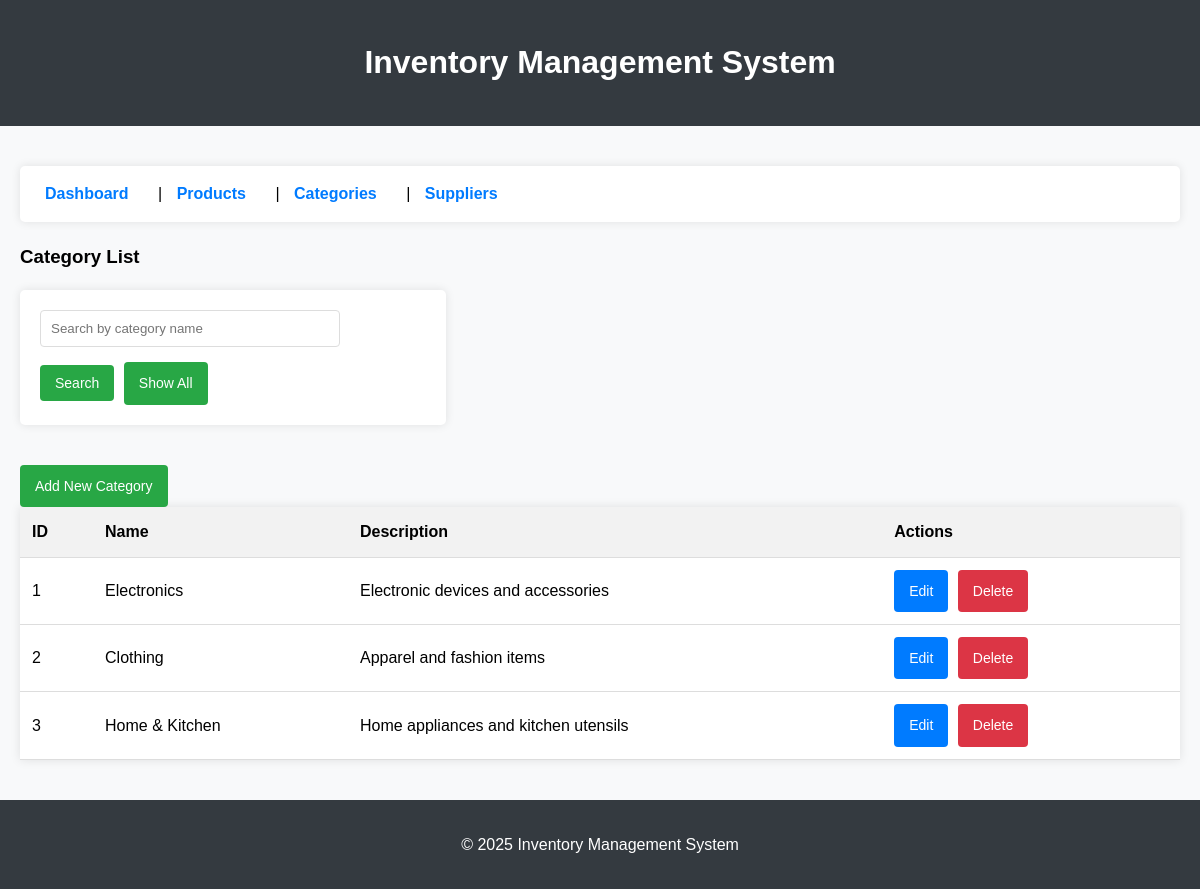
The page /?page=categories on the database its author committed.
### tables this page shows
CREATE TABLE categories (
    id INT AUTO_INCREMENT PRIMARY KEY,
    name VARCHAR(100) NOT NULL,
    description TEXT
);

### config/db.php (called while the page is built, shortened)
<?php
class Database {
    private $host = "localhost";
    private $username = "root";
    private $password = "new_password";
    private $dbname = "inventory_db";
    public function __construct() {
        try {
            $this->conn = new PDO("mysql:host=$this->host;dbname=$this->dbname", $this->username, $this->password);
        } catch (PDOException $e) {
            echo "Connection failed: " . $e->getMessage();
        }
    }
}
?>

### class/Category.php (called while the page is built, shortened)
<?php
require_once 'config/db.php';
class Category {
    private $db;
    public function __construct() {
        $this->db = (new Database())->conn;
    }
    public function getAllCategories() {
        $stmt = $this->db->query("SELECT * FROM categories");
        return $stmt->fetchAll(PDO::FETCH_ASSOC);
    }
}
?>

### view/categories.php (the view, shortened to what this page needs)
<h3>Category List</h3>
<div class="search-form">
    <form method="GET" action="?page=categories">
        <input type="text" name="search" placeholder="Search by category name" value="<?= isset($_GET['search']) ? htmlspecialchars($_GET['search']) : '' ?>">
        <button type="submit">Search</button>
        <a href="?page=categories" class="button">Show All</a>
    </form>
</div>
<a href="?page=category_form" class="button">Add New Category</a>
<table>
    <tr>
        <th>ID</th>
        <th>Name</th>
        <th>Description</th>
        <th>Actions</th>
    </tr>
    <?php
    $categories = isset($_GET['search']) ? $category->searchCategories($_GET['search']) : $category->getAllCategories();
    if (count($categories) > 0):
        foreach ($categories as $c):
    ?>
    <tr>
        <td><?= $c['id'] ?></td>
        <td><?= htmlspecialchars($c['name']) ?></td>
        <td><?= htmlspecialchars($c['description']) ?></td>
        <td>
            <a href="?page=category_form&id=<?= $c['id'] ?>" class="button button-edit">Edit</a>
            <a href="?page=categories&delete=<?= $c['id'] ?>" class="button button-delete" onclick="return confirm('Are you sure you want to delete this category?')">Delete</a>
        </td>
    </tr>
    <?php
        endforeach;
    else:
    ?>
    <tr>
        <td colspan="4">No categories found</td>
    </tr>
    <?php endif; ?>
</table>

### style.css (style rules this page uses)
body { font-family: Arial, sans-serif; margin: 0; padding: 0; line-height: 1.6; background-color: #f8f9fa; }
table { width: 100%; border-collapse: collapse; margin-bottom: 20px; background-color: white; box-shadow: 0 0 10px rgba(0, 0, 0, 0.1); }
table th, table td { padding: 12px; text-align: left; border-bottom: 1px solid #ddd; }
table th { background-color: #f2f2f2; font-weight: bold; }
form { margin-bottom: 20px; background-color: white; padding: 20px; border-radius: 5px; box-shadow: 0 0 10px rgba(0, 0, 0, 0.1); }
form input, form select, form textarea { width: 100%; padding: 10px; margin-bottom: 15px; border: 1px solid #ddd; border-radius: 4px; box-sizing: border-box; }
button, .button { background-color: #28a745; color: white; padding: 10px 15px; border: none; border-radius: 4px; cursor: pointer; text-decoration: none; display: inline-block; margin-right: 5px; font-size: 14px; }
.button-edit { background-color: #007bff; }
.button-delete { background-color: #dc3545; }
.search-form { margin-bottom: 20px; display: flex; align-items: center; }
.search-form input { flex: 1; max-width: 300px; margin-right: 10px; padding: 10px; border: 1px solid #ddd; border-radius: 4px; }

### rows shown on the page
categories: id "1", name "Electronics", description "Electronic devices and accessories"
categories: id "2", name "Clothing", description "Apparel and fashion items"
categories: id "3", name "Home & Kitchen", description "Home appliances and kitchen utensils"
